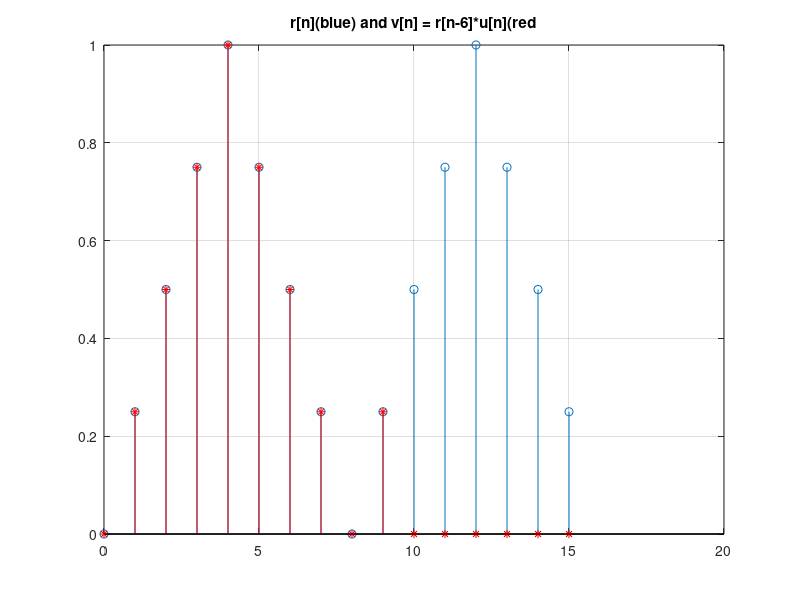

Write MATLAB code to recreate this figure.
clc;clear;close all;
N =16;
n = 0: N-1;
b = ones(1,N);
r= n;
p = 8;
n1 = 0: p/2 - 1;
n2 = p/2: p-1;
p1 = p*ones(1, length(n2));
A = 1;
tri_block = [2*A*n1/p 2*A*(p1 - n2)/p];
t = [tri_block tri_block];
e = (5/6).^n;

z = [t(1:10) zeros(1,6)];
figure('Name', 'Tutorial 2, Elementary Signals');
stem(n,t);
grid;
hold on;
stem (n, z, 'r*');
title('r[n](blue) and v[n] = r[n-6]*u[n](red');
